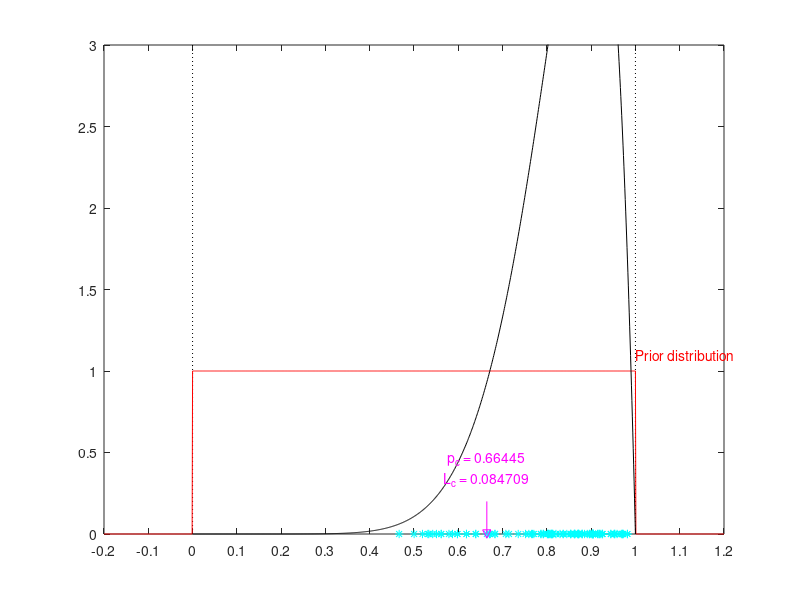

Write the MATLAB code that produced this figure.
% MCMC code to estimate the probability p of a coin giving heads

close all;
clearvars;

height = 3;
minx = 0;
maxx = 1;
dx = 0.001;
x = (minx:dx:maxx)';
lx = length(x);
minxw = -0.2;
maxxw = 1.2;
xw = (minxw:dx:maxxw)';
lxw = length(xw);
rng(13);
scrsz = get(groot,'ScreenSize');
figure('Position',[ scrsz(3)/2 scrsz(4)/2 scrsz(3)/2 scrsz(4)/2 ])
plot([minx minx],[0 height],':k')
hold on
plot([maxx maxx],[0 height],':k')
xlim([minxw maxxw])
ylim([0 height])
set(gca,'XTick',minxw:0.1:maxxw);
pause;

% Generate the data
p_true = 0.8;
n_tosses = 10;
n_heads = binornd(n_tosses,p_true);

% Explore the data
p_hat = n_heads / n_tosses;

% Prior distribution - uniform in [0,1) (and 0 outside)
y_prior = zeros(size(xw));
y_prior((xw>=0)&(xw<=1)) = 1;
hb = plot(xw,y_prior,'r');
hbt = text(maxx,1.1,'Prior distribution','Color','r');
hbtA = text(0.1,0.5,'Area = 1','color','r');
pause;
set(hbtA,'Visible','off')

% Likelihood
y_likelihood = zeros(size(x));
for ix = 1:length(x)
    y_likelihood(ix) = binopdf(n_heads,n_tosses,x(ix));
end
hl = plot(x,y_likelihood,'g');
hlt = text(p_hat+0.1,max(y_likelihood),'Likelihood','Color','g','VerticalAlignment','bottom');
area = trapz(x,y_likelihood);
hltA = text(p_hat,max(y_likelihood)/2,['Area = ',num2str(area)],'Color','g','HorizontalAlignment','center');
pause;
y_posterior = y_likelihood / area;
ha = plot(x,y_posterior,'k');
hat = text(p_hat+0.1,max(y_posterior),'Posterior','Color','k');
hatA = text(p_hat,max(y_posterior)/2,['Area = 1'],'Color','k','HorizontalAlignment','center');
pause;
set(hl,'Visible','off')
set(hlt,'Visible','off')
set(hltA,'Visible','off')
set(hatA,'Visible','off')
% y_posterior_analytical = betapdf(x,1+n_heads,1+n_tosses-n_heads);
% haa = plot(x,y_posterior_analytical,'--g');

% MCMC parameters
niters = 100;
sigma_proposal = 0.1;

pchain = zeros(niters,1);
Lchain = zeros(niters,1);
hpchain = zeros(niters,1);

harr = 0.2;
pc = rand; % starting value of p chosen from the prior
Lc = binopdf(n_heads,n_tosses,pc);
hc = plot(pc,0,'vm');
hcarr = plot([pc pc], [0 harr],'m');
pause;
htc = text(pc,2*harr,{['p_c = ',num2str(pc)];['L_c = ',num2str(Lc)]},'color','m','HorizontalAlignment','center');
pause;
acc_count = 0;

for it = 1:niters
    pchain(it) = pc;
    Lchain(it) = Lc;
    
    % Draw proposal distribution
    xp = (ceil((pc-3*sigma_proposal)/dx)*dx):dx:(floor((pc+3*sigma_proposal)/dx)*dx);
    yp = normpdf(xp,pc,sigma_proposal)/5;
    hpd = plot(xp,yp,'m');
    hpdt = text(pc+0.1,max(yp),{'Proposal distribution';'(not to scale)'},'color','m');
    pause;
    pp = normrnd(pc,sigma_proposal);
    hpp = plot(pp,0,'vb');
    hparr = plot([pp pp], [0 harr],'--b');
    pause;
    htp = text(0,2,{['p_p = ',num2str(pp)]},'color','b');
    pause;
    if ( pp < 0 ) || ( pp >= 1 )
        % Don't do anything
        hte = text(0,1.7,{'The proposed value is outside the prior range';'Reject, i.e. keep old value'},'color','b');
    else
        Lp = binopdf(n_heads,n_tosses,pp);
        alpha = Lp / Lc;
        if alpha > 1
            hte = text(0,1.5,{['L_p = ',num2str(Lp)];['alpha = L_p/L_c = ',num2str(alpha)];'alpha > 1 --> accept'},'color','b');
            pc = pp;
            Lc = Lp;
        else
            r = rand;
            if r < alpha
                hte = text(0,1.5,{['L_p = ',num2str(Lp)];['alpha = L_p/L_c = ',num2str(alpha)];['Generate random number r = ',num2str(r)];'r < alpha --> accept'},'color','b');
                pc = pp;
                Lc = Lp;
            else
                % Don't do anything
                hte = text(0,1.5,{['L_p = ',num2str(Lp)];['alpha = L_p/L_c = ',num2str(alpha)];['Generate random number r = ',num2str(r)];'r > alpha --> reject'},'color','b');
            end
        end
    end
    pause;
    set(hc,'Visible','off')
    set(hcarr,'Visible','off')
    set(htc,'Visible','off')
    set(hpd,'Visible','off')
    set(hpdt,'Visible','off')
    set(hparr,'Visible','off')
    set(hpp,'Visible','off')
    set(htp,'Visible','off')
    set(hte,'Visible','off')
    hpchain(it+1) = plot(pc,0,'*c');
    pause;

    disp(['Loop ',num2str(it),' of ',num2str(niters),' completed!']);

    hc = plot(pc,0,'vm');
    hcarr = plot([pc pc], [0 harr],'m');
    pause;
    htc = text(pc,2*harr,{['p_c = ',num2str(pc)];['L_c = ',num2str(Lc)]},'color','m','HorizontalAlignment','center');

end

